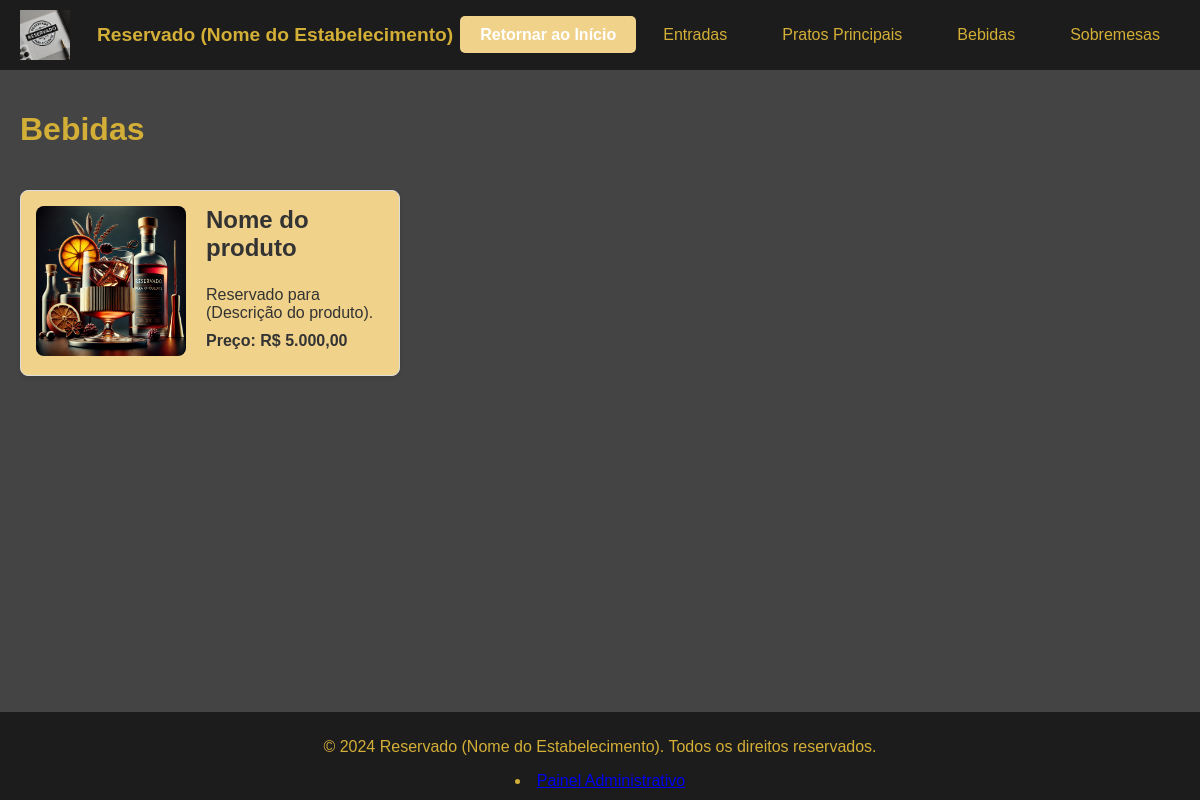
Page /sections/bebidas.php on the committed database.
### tables this page shows
CREATE TABLE `produtos` (
  `id` int NOT NULL AUTO_INCREMENT,
  `nome` varchar(255) NOT NULL,
  `descricao` text NOT NULL,
  `preco` decimal(10,2) NOT NULL,
  `categoria` enum('entradas','principais','bebidas','sobremesas') NOT NULL,
  `imagem` varchar(255) DEFAULT NULL,
  `data_criacao` timestamp NULL DEFAULT CURRENT_TIMESTAMP,
  PRIMARY KEY (`id`)
);

### sections/bebidas.php (the view, shortened to what this page needs)
<?php
$incluir_rodape = !isset($GLOBALS['incluir_rodape']) || $GLOBALS['incluir_rodape'];
if (basename($_SERVER['PHP_SELF']) == 'bebidas.php') {
    include $_SERVER['DOCUMENT_ROOT'] . '/cardapio-SemiDinamico/header.php';
}
?>
<?php
require_once dirname(__DIR__) . '/db/conexao.php';
$base_url = '/cardapio-SemiDinamico/admin/uploads/produtos/';
$stmt = $pdo->prepare("SELECT * FROM produtos WHERE categoria = 'bebidas' ORDER BY nome");
$stmt->execute();
$produtos = $stmt->fetchAll(PDO::FETCH_ASSOC);
?>
<!DOCTYPE html>
<html lang="pt-BR">
<head>
    <link rel="stylesheet" href="../assets/css/style.css">
</head>
<body>
    <h1>Bebidas</h1>
    <div class="produtos-container">
        <?php foreach ($produtos as $produto): ?>
        <div class="produto-item">
            <div class="produto-imagem">
                <?php if ($produto['imagem']): ?>
                    <img src="<?php echo $base_url . htmlspecialchars($produto['imagem']); ?>" alt="<?php echo htmlspecialchars($produto['nome']); ?>">
                <?php endif; ?>
            </div>
            <div class="produto-info">
                <h3><?php echo htmlspecialchars($produto['nome']); ?></h3>
                <p><?php echo htmlspecialchars($produto['descricao']); ?></p>
                <p class="preco">Preço: R$ <?php echo number_format($produto['preco'], 2, ',', '.'); ?></p>
            </div>
        </div>
        <?php endforeach; ?>
    </div>
    <?php if ($incluir_rodape): ?>
        <?php include $_SERVER['DOCUMENT_ROOT'] . '/cardapio-SemiDinamico/footer.php'; ?>
    <?php endif; ?>
</body>
</html>

### assets/css/style.css (style rules this page uses)
html, body { width: 100%; height: 100%; margin: 0; padding: 0; overflow-x: hidden; }
body { display: flex; flex-direction: column; font-family: Arial, sans-serif; background-color: #444; color: #d4af37; }
.produtos-container { display: grid; grid-template-columns: repeat(3, 1fr); gap: 10px; padding: 20px 0; }
.produto-item { background-color: #f0d28b; border: 1px solid #ddd; border-radius: 8px; overflow: hidden; padding: 15px; box-shadow: 0 2px 5px rgba(0, 0, 0, 0.1); transition: transform 0.2s ease; display: flex; align-items: flex-start; }
.produto-imagem img { max-width: 150px; height: auto; margin-right: 20px; border-radius: 8px; display: block; }
.produto-info { flex-grow: 1; }
.produto-info h3 { margin-top: 0; font-size: 1.5em; color: #333; }
.produto-info p { margin: 10px 0; color: #333; }
.produto-info .preco { font-weight: bold; color: #333; }

### rows in the picture
produtos: imagem (picture), nome "Nome do produto", descricao "Reservado para (Descrição do produto).", preco "5.000,00"

### other values in the picture
$site_name "Reservado (Nome do Estabelecimento)"
$section['title'] "Entradas"
$section['title'] "Pratos Principais"
$section['title'] "Bebidas"
$section['title'] "Sobremesas"
